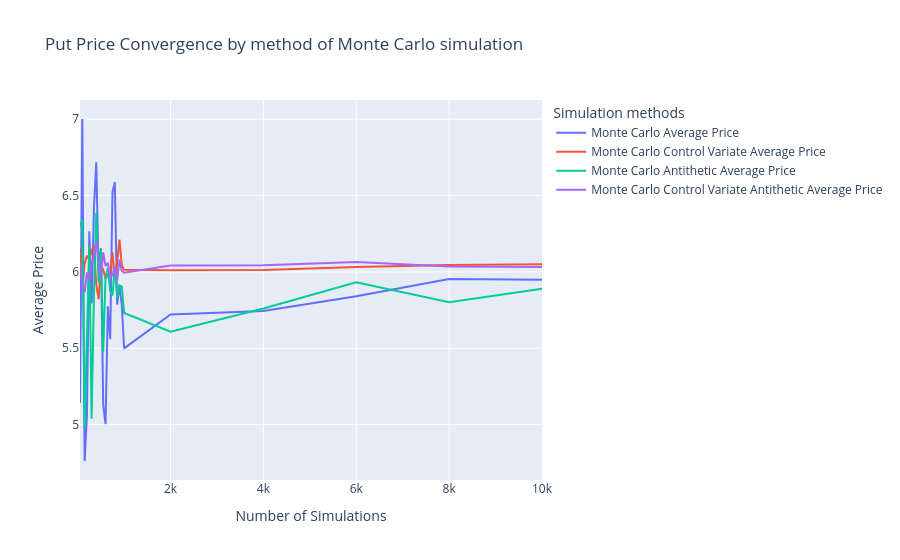

Source (notebook cell):
### Code cell
fig = go.Figure()

# Courbe 1 : Moyenne
fig.add_trace(go.Scatter(
    x=df_put_mc.index,
    y=df_put_mc["mean"],
    mode='lines',
    name='Monte Carlo Average Price'
))

fig.add_trace(go.Scatter(
    x=df_put_mc_cv.index,
    y=df_put_mc_cv["mean"],
    mode='lines',
    name='Monte Carlo Control Variate Average Price'
))

fig.add_trace(go.Scatter(
    x=df_put_mc_an.index,
    y=df_put_mc_an["mean"],
    mode='lines',
    name='Monte Carlo Antithetic Average Price'
))

fig.add_trace(go.Scatter(
    x=df_put_mc_an_cv.index,
    y=df_put_mc_an_cv["mean"],
    mode='lines',
    name='Monte Carlo Control Variate Antithetic Average Price'
))

fig.update_layout(
    title="Put Price Convergence by method of Monte Carlo simulation",
    xaxis_title="Number of Simulations",
    yaxis_title="Average Price",
    legend_title="Simulation methods"
)

fig.show()

### Figure 1 — Plotly figure (JSON) as saved in the notebook; plotly's stock layout.template omitted (floating-point values rounded to 4 significant figures)
{"data": [{"mode": "lines", "name": "Monte Carlo Average Price", "type": "scatter", "x": [50, 100, 150, 200, 250, 300, 350, 400, 450, 500, 550, 600, 650, 700, 750, 800, 850, 900, 950, 1000, 2000, 4000, 6000, 8000, 10000], "y": [5.144, 7.001, 4.762, 5.067, 6.266, 5.793, 6.417, 6.718, 6.009, 6.155, 5.127, 5.004, 5.775, 5.559, 6.522, 6.587, 5.786, 5.912, 5.785, 5.499, 5.721, 5.745, 5.841, 5.954, 5.949]}, {"mode": "lines", "name": "Monte Carlo Control Variate Average Price", "type": "scatter", "x": [50, 100, 150, 200, 250, 300, 350, 400, 450, 500, 550, 600, 650, 700, 750, 800, 850, 900, 950, 1000, 2000, 4000, 6000, 8000, 10000], "y": [6.157, 5.91, 6.054, 6.107, 6.08, 6.14, 6.168, 5.918, 5.822, 6.044, 6.014, 5.955, 5.982, 5.987, 6.128, 5.943, 6.066, 6.212, 6.044, 6.013, 6.011, 6.013, 6.032, 6.046, 6.051]}, {"mode": "lines", "name": "Monte Carlo Antithetic Average Price", "type": "scatter", "x": [50, 100, 150, 200, 250, 300, 350, 400, 450, 500, 550, 600, 650, 700, 750, 800, 850, 900, 950, 1000, 2000, 4000, 6000, 8000, 10000], "y": [6.295, 6.341, 4.982, 5.561, 6.164, 5.039, 5.845, 6.387, 5.931, 6.151, 5.473, 5.97, 6.025, 5.875, 5.846, 6.034, 5.83, 5.912, 5.904, 5.731, 5.608, 5.76, 5.932, 5.802, 5.89]}, {"mode": "lines", "name": "Monte Carlo Control Variate Antithetic Average Price", "type": "scatter", "x": [50, 100, 150, 200, 250, 300, 350, 400, 450, 500, 550, 600, 650, 700, 750, 800, 850, 900, 950, 1000, 2000, 4000, 6000, 8000, 10000], "y": [6.058, 5.91, 5.866, 5.997, 5.938, 6.06, 6.094, 6.201, 6.087, 5.963, 6.127, 6.04, 6.059, 5.962, 5.98, 6.031, 5.947, 6.08, 6.007, 5.995, 6.042, 6.044, 6.065, 6.036, 6.032]}], "layout": {"legend": {"title": {"text": "Simulation methods"}}, "title": {"text": "Put Price Convergence by method of Monte Carlo simulation"}, "xaxis": {"title": {"text": "Number of Simulations"}}, "yaxis": {"title": {"text": "Average Price"}}}}
